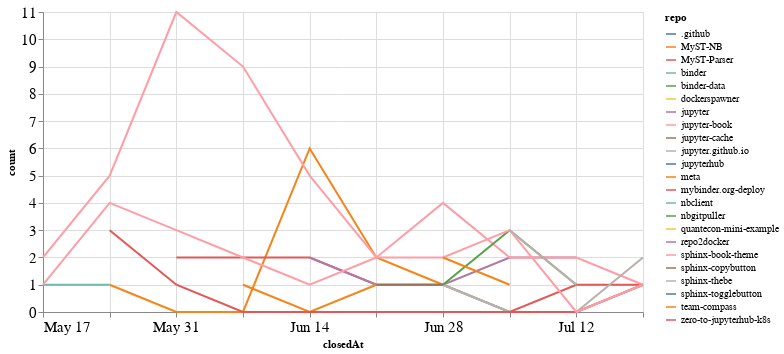

This figure's notebook cell:
### Code cell
closed_by_time = closed_by.groupby('repo').resample('W', on='closedAt').count()['author'].reset_index()
closed_by_time = closed_by_time.rename(columns={'author': 'count'})

alt.Chart(closed_by_time, width=600).mark_line().encode(
    x='closedAt',
    y='count',
    color='repo',
    tooltip="repo"
)

### Figure 1 — Vega-Lite specification as saved in the notebook (floating-point values rounded to 4 significant figures)
{"config": {"axisLeft": {"labelFontSize": 15}, "axisBottom": {"labelFontSize": 15}}, "data": {"name": "data-ed7fba627d22f2b35d7eeb038a36ccb7"}, "mark": "line", "encoding": {"color": {"type": "nominal", "field": "repo"}, "tooltip": {"type": "nominal", "field": "repo"}, "x": {"type": "temporal", "field": "closedAt"}, "y": {"type": "quantitative", "field": "count"}}, "width": 600, "$schema": "https://vega.github.io/schema/vega-lite/v4.8.1.json", "datasets": {"data-ed7fba627d22f2b35d7eeb038a36ccb7": [{"repo": ".github", "closedAt": "2020-07-05T00:00:00", "count": 1}, {"repo": "MyST-NB", "closedAt": "2020-05-24T00:00:00", "count": 1}, {"repo": "MyST-NB", "closedAt": "2020-05-31T00:00:00", "count": 0}, {"repo": "MyST-NB", "closedAt": "2020-06-07T00:00:00", "count": 0}, {"repo": "MyST-NB", "closedAt": "2020-06-14T00:00:00", "count": 6}, {"repo": "MyST-NB", "closedAt": "2020-06-21T00:00:00", "count": 2}, {"repo": "MyST-NB", "closedAt": "2020-06-28T00:00:00", "count": 1}, {"repo": "MyST-Parser", "closedAt": "2020-05-31T00:00:00", "count": 2}, {"repo": "MyST-Parser", "closedAt": "2020-06-07T00:00:00", "count": 2}, {"repo": "MyST-Parser", "closedAt": "2020-06-14T00:00:00", "count": 2}, {"repo": "MyST-Parser", "closedAt": "2020-06-21T00:00:00", "count": 1}, {"repo": "MyST-Parser", "closedAt": "2020-06-28T00:00:00", "count": 1}, {"repo": "MyST-Parser", "closedAt": "2020-07-05T00:00:00", "count": 0}, {"repo": "MyST-Parser", "closedAt": "2020-07-12T00:00:00", "count": 1}, {"repo": "MyST-Parser", "closedAt": "2020-07-19T00:00:00", "count": 1}, {"repo": "binder", "closedAt": "2020-06-28T00:00:00", "count": 1}, {"repo": "binder", "closedAt": "2020-07-05T00:00:00", "count": 0}, {"repo": "binder", "closedAt": "2020-07-12T00:00:00", "count": 0}, {"repo": "binder", "closedAt": "2020-07-19T00:00:00", "count": 1}, {"repo": "binder-data", "closedAt": "2020-06-21T00:00:00", "count": 1}, {"repo": "dockerspawner", "closedAt": "2020-06-28T00:00:00", "count": 2}, {"repo": "jupyter", "closedAt": "2020-06-14T00:00:00", "count": 2}, {"repo": "jupyter", "closedAt": "2020-06-21T00:00:00", "count": 1}, {"repo": "jupyter", "closedAt": "2020-06-28T00:00:00", "count": 1}, {"repo": "jupyter", "closedAt": "2020-07-05T00:00:00", "count": 2}, {"repo": "jupyter", "closedAt": "2020-07-12T00:00:00", "count": 2}, {"repo": "jupyter-book", "closedAt": "2020-05-17T00:00:00", "count": 2}, {"repo": "jupyter-book", "closedAt": "2020-05-24T00:00:00", "count": 5}, {"repo": "jupyter-book", "closedAt": "2020-05-31T00:00:00", "count": 11}, {"repo": "jupyter-book", "closedAt": "2020-06-07T00:00:00", "count": 9}, {"repo": "jupyter-book", "closedAt": "2020-06-14T00:00:00", "count": 5}, {"repo": "jupyter-book", "closedAt": "2020-06-21T00:00:00", "count": 2}, {"repo": "jupyter-book", "closedAt": "2020-06-28T00:00:00", "count": 4}, {"repo": "jupyter-book", "closedAt": "2020-07-05T00:00:00", "count": 2}, {"repo": "jupyter-book", "closedAt": "2020-07-12T00:00:00", "count": 2}, {"repo": "jupyter-book", "closedAt": "2020-07-19T00:00:00", "count": 1}, {"repo": "jupyter-cache", "closedAt": "2020-06-21T00:00:00", "count": 1}, {"repo": "jupyter-cache", "closedAt": "2020-06-28T00:00:00", "count": 1}, {"repo": "jupyter.github.io", "closedAt": "2020-06-28T00:00:00", "count": 1}, {"repo": "jupyter.github.io", "closedAt": "2020-07-05T00:00:00", "count": 0}, {"repo": "jupyter.github.io", "closedAt": "2020-07-12T00:00:00", "count": 0}, {"repo": "jupyter.github.io", "closedAt": "2020-07-19T00:00:00", "count": 2}, {"repo": "jupyterhub", "closedAt": "2020-07-12T00:00:00", "count": 1}, {"repo": "meta", "closedAt": "2020-06-07T00:00:00", "count": 1}, {"repo": "meta", "closedAt": "2020-06-14T00:00:00", "count": 0}, {"repo": "meta", "closedAt": "2020-06-21T00:00:00", "count": 1}, {"repo": "mybinder.org-deploy", "closedAt": "2020-05-24T00:00:00", "count": 3}, {"repo": "mybinder.org-deploy", "closedAt": "2020-05-31T00:00:00", "count": 1}, {"repo": "mybinder.org-deploy", "closedAt": "2020-06-07T00:00:00", "count": 0}, {"repo": "mybinder.org-deploy", "closedAt": "2020-06-14T00:00:00", "count": 0}, {"repo": "mybinder.org-deploy", "closedAt": "2020-06-21T00:00:00", "count": 0}, {"repo": "mybinder.org-deploy", "closedAt": "2020-06-28T00:00:00", "count": 0}, {"repo": "mybinder.org-deploy", "closedAt": "2020-07-05T00:00:00", "count": 0}, {"repo": "mybinder.org-deploy", "closedAt": "2020-07-12T00:00:00", "count": 0}, {"repo": "mybinder.org-deploy", "closedAt": "2020-07-19T00:00:00", "count": 1}, {"repo": "nbclient", "closedAt": "2020-05-17T00:00:00", "count": 1}, {"repo": "nbclient", "closedAt": "2020-05-24T00:00:00", "count": 1}, {"repo": "nbgitpuller", "closedAt": "2020-06-28T00:00:00", "count": 1}, {"repo": "nbgitpuller", "closedAt": "2020-07-05T00:00:00", "count": 3}, {"repo": "nbgitpuller", "closedAt": "2020-07-12T00:00:00", "count": 1}, {"repo": "quantecon-mini-example", "closedAt": "2020-06-21T00:00:00", "count": 1}, {"repo": "repo2docker", "closedAt": "2020-06-14T00:00:00", "count": 1}, {"repo": "sphinx-book-theme", "closedAt": "2020-05-17T00:00:00", "count": 1}, {"repo": "sphinx-book-theme", "closedAt": "2020-05-24T00:00:00", "count": 4}, {"repo": "sphinx-book-theme", "closedAt": "2020-05-31T00:00:00", "count": 3}, {"repo": "sphinx-book-theme", "closedAt": "2020-06-07T00:00:00", "count": 2}, {"repo": "sphinx-book-theme", "closedAt": "2020-06-14T00:00:00", "count": 1}, {"repo": "sphinx-book-theme", "closedAt": "2020-06-21T00:00:00", "count": 2}, {"repo": "sphinx-book-theme", "closedAt": "2020-06-28T00:00:00", "count": 2}, {"repo": "sphinx-book-theme", "closedAt": "2020-07-05T00:00:00", "count": 3}, {"repo": "sphinx-book-theme", "closedAt": "2020-07-12T00:00:00", "count": 0}, {"repo": "sphinx-book-theme", "closedAt": "2020-07-19T00:00:00", "count": 1}, {"repo": "sphinx-copybutton", "closedAt": "2020-06-21T00:00:00", "count": 2}, {"repo": "sphinx-thebe", "closedAt": "2020-07-05T00:00:00", "count": 3}, {"repo": "sphinx-thebe", "closedAt": "2020-07-12T00:00:00", "count": 1}, {"repo": "sphinx-togglebutton", "closedAt": "2020-06-14T00:00:00", "count": 1}, {"repo": "team-compass", "closedAt": "2020-06-28T00:00:00", "count": 2}, {"repo": "team-compass", "closedAt": "2020-07-05T00:00:00", "count": 1}, {"repo": "zero-to-jupyterhub-k8s", "closedAt": "2020-07-05T00:00:00", "count": 1}]}}
